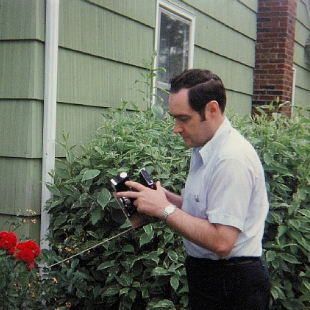
#> input picture left.png, 310 x 310 px
$ python harris.py
#> lines starting #> are read from the running program, lines starting #| are printed output that depends on the picture; after the words box and inside, x2 and y2 are one past the last pixel; in counts of white or black regions, pixels touching at a corner belong together
# -*- coding: utf-8 -*-
from scipy.ndimage import filters
import numpy as np
from numpy import *
import cv2
import matplotlib.pyplot as plt
from PIL import Image
from matplotlib.pyplot import *
def compute_harris_response(im,sigma=3):
    """Compute the Harris corner detector response function
       for each pixel in a graylevel image."""
    imx = np.zeros(im.shape)
    filters.gaussian_filter(im, (sigma,sigma), (0,1), imx)
    imy = np.zeros(im.shape)
    filters.gaussian_filter(im, (sigma,sigma), (1,0), imy)
    # compute components of the Harris matrix
    Wxx = filters.gaussian_filter(imx*imx,sigma)
    Wxy = filters.gaussian_filter(imx*imy,sigma)
    Wyy = filters.gaussian_filter(imy*imy,sigma)
    # determinant and trace
    Wdet = Wxx*Wyy - Wxy**2
    Wtr = Wxx + Wyy
    return Wdet / Wtr
def get_harris_points(harrisim,min_dist=10,threshold=0.1):
    """ Return corners from a Harris response image
    min_dist is the minimum number of pixels separating
     corners and image boundary"""
    # find top corner candidates above a threshold
    corner_threshold = harrisim.max() * threshold
    harrisim_t = (harrisim > corner_threshold) * 1
    # get coordinates of candidates
    coords = np.array(harrisim_t.nonzero()).T
    # ...and their values
    candidate_values = [harrisim[c[0],c[1]] for c in coords]
    # sort candidates
    index = np.argsort(candidate_values)
    # store allowed point locations in array
    allowed_locations = np.zeros(harrisim.shape)
    allowed_locations[min_dist:-min_dist,min_dist:-min_dist] = 1
    # select the best points taking min_distance into account
    filtered_coords = []
    for i in index:
        if allowed_locations[coords[i,0],coords[i,1]] == 1:
            filtered_coords.append(coords[i])
            allowed_locations[(coords[i,0]-min_dist):(coords[i,0]+min_dist),
            (coords[i,1]-min_dist):(coords[i,1]+min_dist)] = 0
    return filtered_coords
def plot_harris_points(image,filtered_coords):
    """ Plots corners found in image. """
    figure()
    gray()
    imshow(image)
    plot([p[1] for p in filtered_coords],[p[0] for p in filtered_coords],"*")
    axis("off")
    show()
# [62 lines left out: functions get_descriptors, match, match_twosided, appendimages, plot_matches, not called in this run]
# [9 lines of commented-out code are left out]
im = np.array(Image.open("left.png").convert("L"))
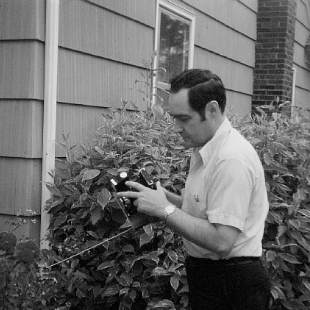
#> im: shape (310, 310); min 0, max 252, mean 106.8
harrisim = compute_harris_response(im)
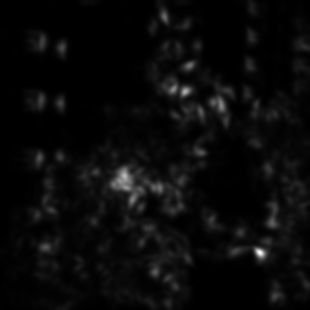
#> harrisim: shape (310, 310) float64; min 0.000947, max 43.26, mean 1.7; drawn with min black and max white
filtered_coords = get_harris_points(harrisim,6)
#> in get_harris_points, `corner_threshold = harrisim.max() * threshold`: corner_threshold = 4.33
#> in get_harris_points, `harrisim_t = (harrisim > corner_threshold) * 1`:
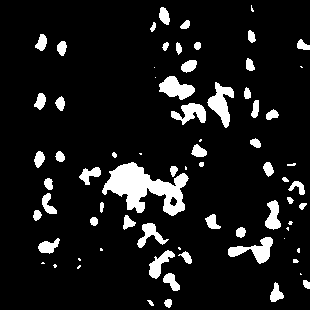
#> harrisim_t: shape (310, 310) int64; values 0 (black) and 1 (white), 9.8% white; 73 white regions (18 under 20 px), largest, box (x1, y1, x2, y2) and area: (102, 162, 189, 216) 2253, (207, 82, 234, 128) 580, (228, 237, 273, 264) 521
#> in get_harris_points, `coords = np.array(harrisim_t.nonzero()).T`: coords = 9452 pairs, first value 5 to 307, second value 33 to 309
#> in get_harris_points, `candidate_values = [harrisim[c[0],c[1]] for c in coords]`: candidate_values = 9452 values, max 43.26 at index 8368, min 4.33 at index 2599, mean 7.77
#> in get_harris_points, `index = np.argsort(candidate_values)`: index = 9452 values, max 9451 at index 1133, min 0 at index 38, mean 4725.5
#> the loop in get_harris_points, `for i in index:` made 9452 passes
#> i on passes 1 to 3: 2599, 3256, 2569
#> after the loop in get_harris_points, `for i in index:`:
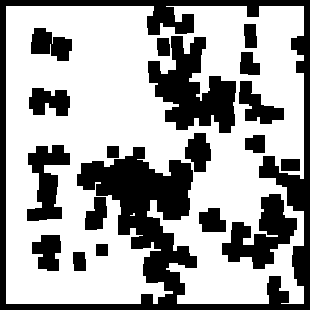
#> allowed_locations: shape (310, 310) float64; values 0 (black) and 1 (white), 63.6% white; 19 black regions, largest, box (x1, y1, x2, y2) and area: (0, 0, 310, 310) 18721, (148, 36, 236, 133) 4592, (222, 194, 297, 269) 2712
#> after the loop in get_harris_points, `for i in index:`: filtered_coords = 283 pairs, first value 8 to 303, second value 33 to 303
plot_harris_points(im, filtered_coords)
#> in plot_harris_points, `show()`:
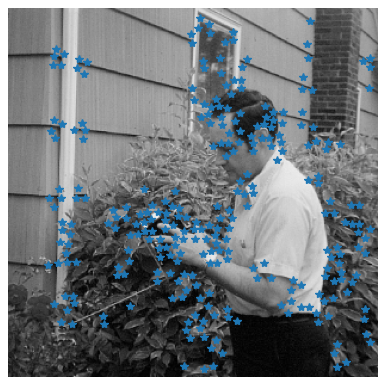
#> figure drawn by matplotlib, 1 panel
#######match

$ run again, with building.png copied over left.png
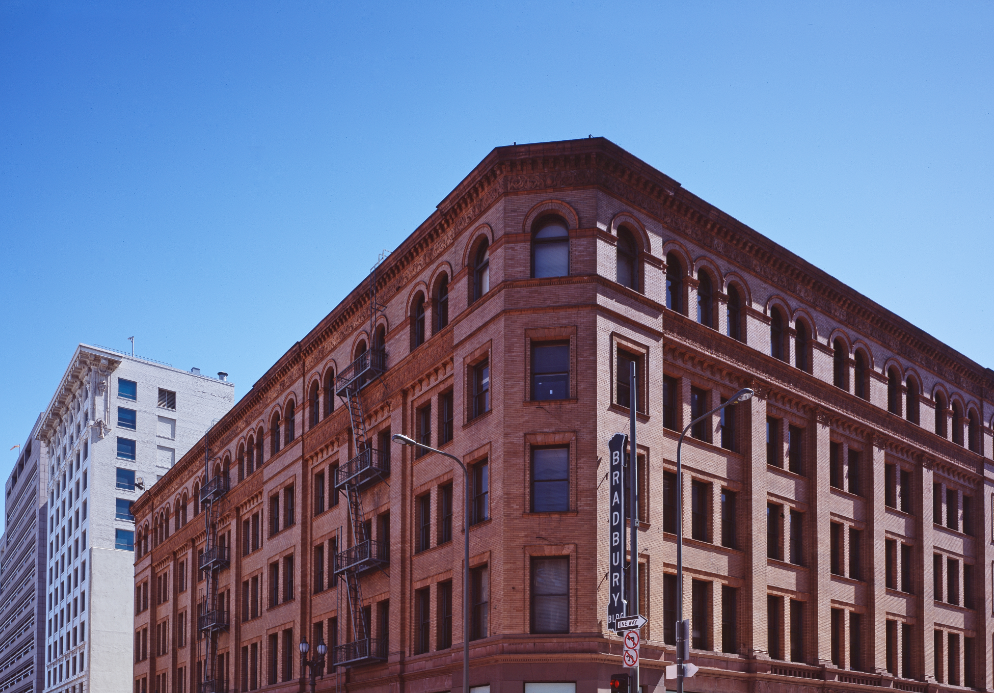
#> input picture building.png, 994 x 693 px
#> corner_threshold = 3.88
#> in get_harris_points, `harrisim_t = (harrisim > corner_threshold) * 1`:
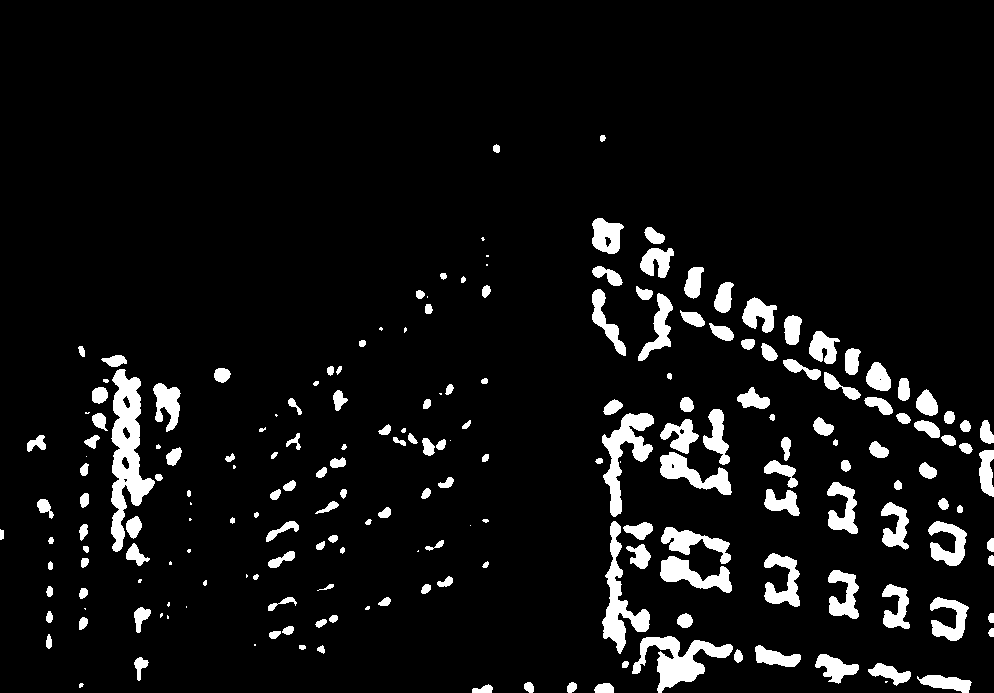
#> harrisim_t: shape (693, 994) int64; values 0 (black) and 1 (white), 7% white; 204 white regions (32 under 20 px), largest, box (x1, y1, x2, y2) and area: (111, 369, 155, 552) 3723, (632, 636, 733, 693) 2336, (602, 413, 654, 517) 2010
#> coords = 48308 pairs, first value 135 to 692, second value 0 to 993
#> candidate_values = 48308 items
#> the loop in get_harris_points, `for i in index:` made 48308 passes
#> i on passes 1 to 3: 6536, 17250, 15251
#> after the loop in get_harris_points, `for i in index:`: filtered_coords = 1297 pairs, first value 135 to 686, second value 27 to 987
#> in plot_harris_points, `show()`:
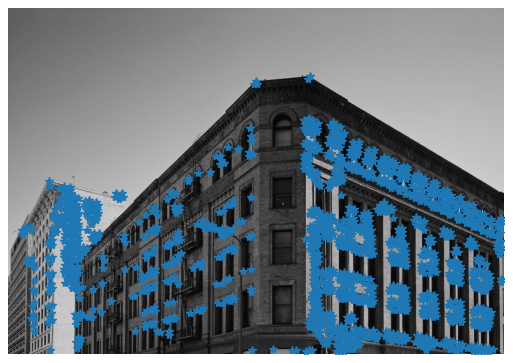
#> figure drawn by matplotlib, 1 panel

$ run again, with dolphin.png copied over left.png
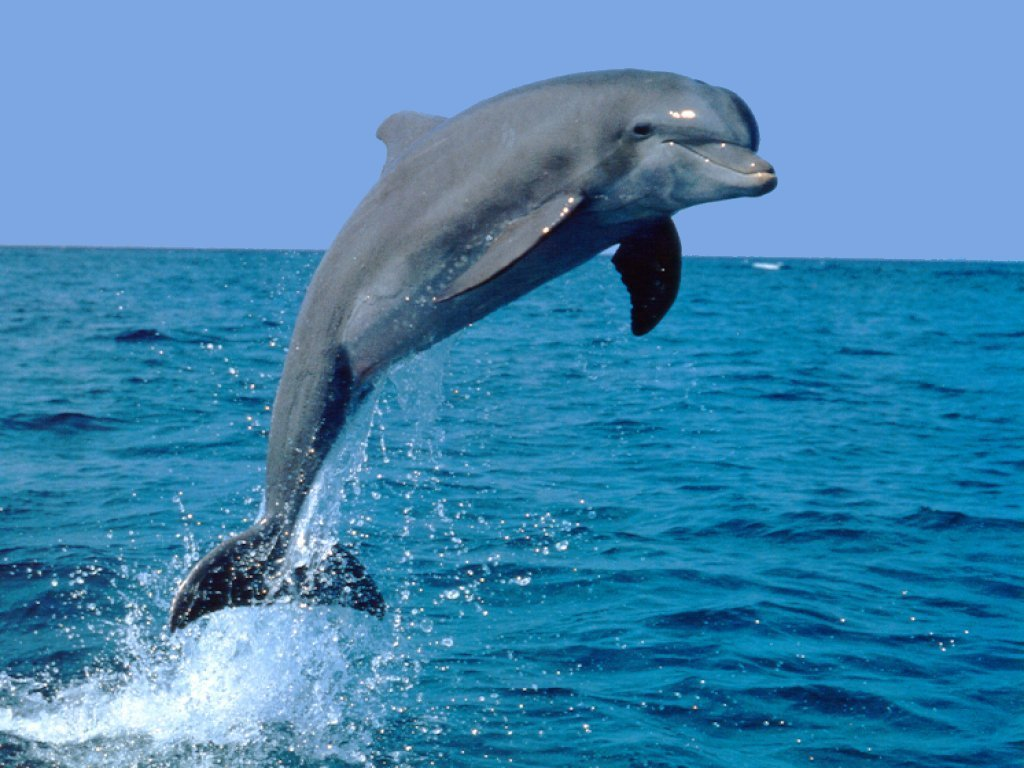
#> input picture dolphin.png, 1024 x 768 px
#> corner_threshold = nan
#> harrisim_t: shape (768, 1024) int64; every value is 0
#> coords = empty array
#> candidate_values = []
#> index = empty array
#> after the loop in get_harris_points, `for i in index:`:
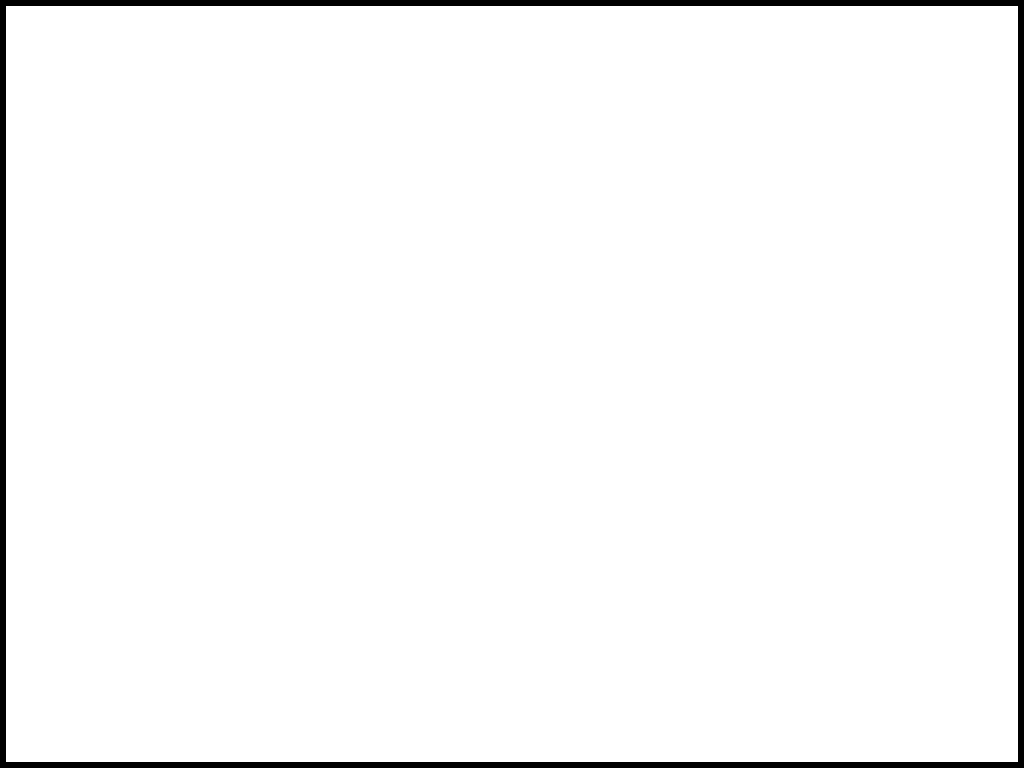
#> allowed_locations: shape (768, 1024) float64; values 0 (black) and 1 (white), 97.3% white; 1 black region, box (x1, y1, x2, y2) and area: (0, 0, 1024, 768) 21360
#> after the loop in get_harris_points, `for i in index:`: filtered_coords = []
#> in plot_harris_points, `show()`:
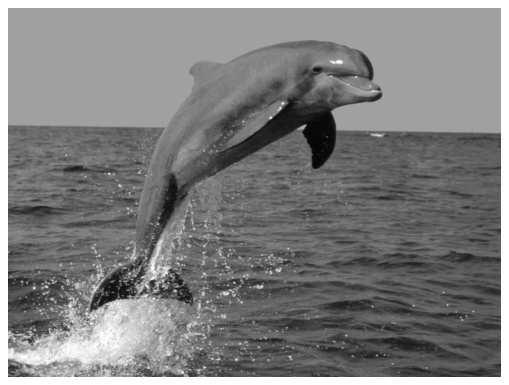
#> figure drawn by matplotlib, 1 panel
